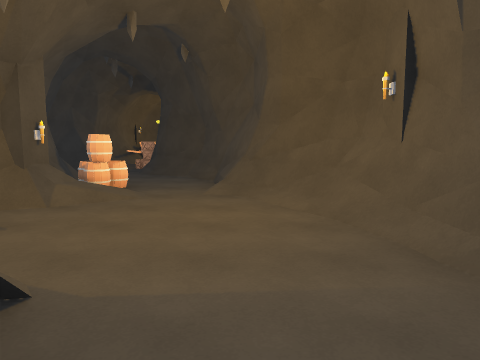
View 1 (above)

24 first-person views from a walk through a Unity game level. The camera is 1.2 m above the floor, tilts 6° down and sees 70° across. The floor is counted in squares, 2 m on a side. Each view is taken from the middle of a square. On the plan, view 1 faces up. The plan holds only what a view shows up to about 10 squares ahead; the rest is blank. The place goes on beyond the plan. The player is left out. Some animated figures are left out.

View 2
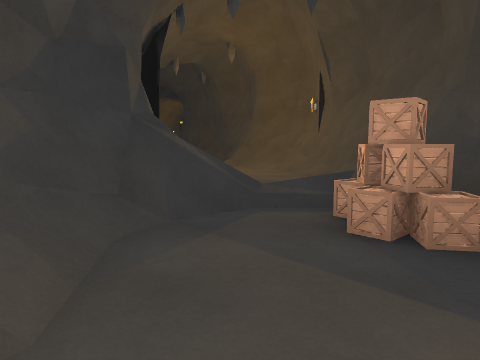

View 3
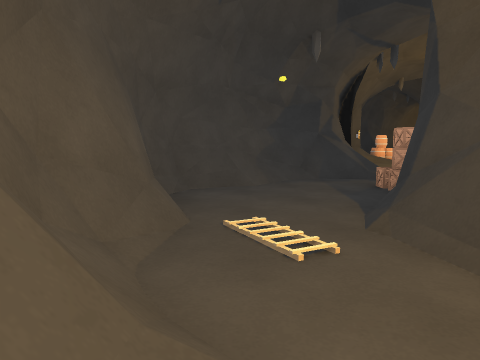

View 4
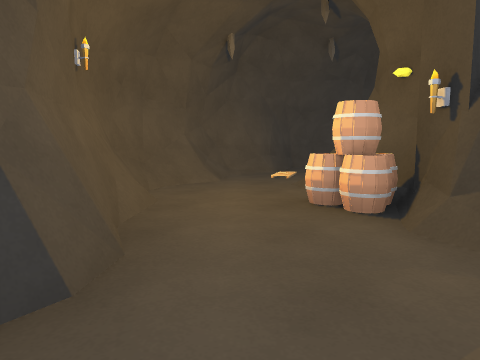

View 5
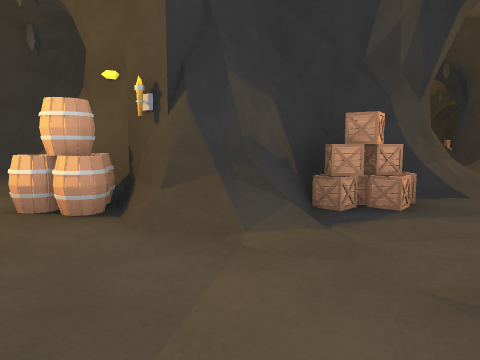

View 6
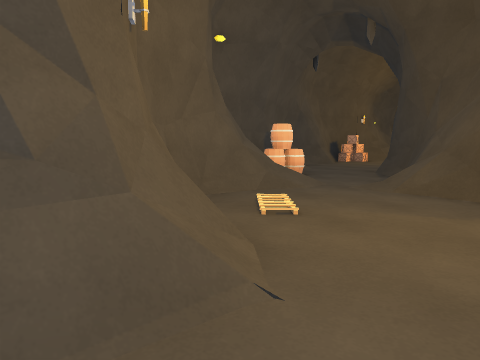

View 7
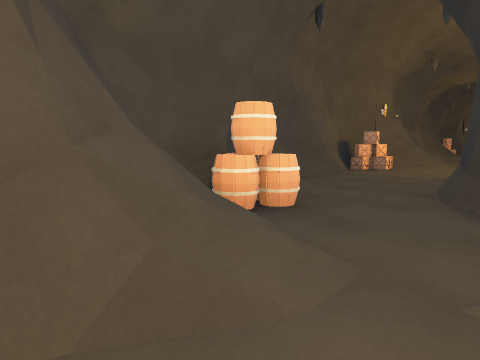

View 8
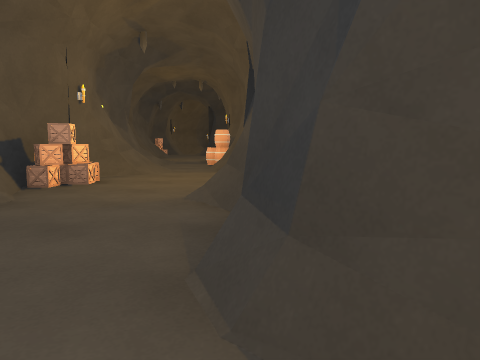

View 9
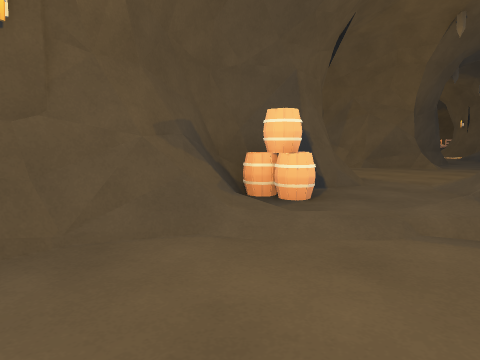

View 10
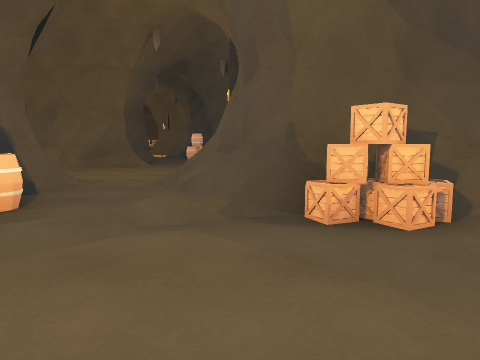

View 11
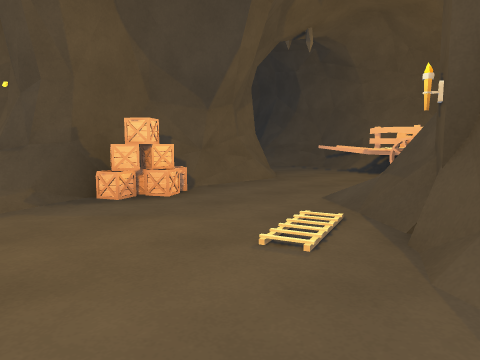

View 12
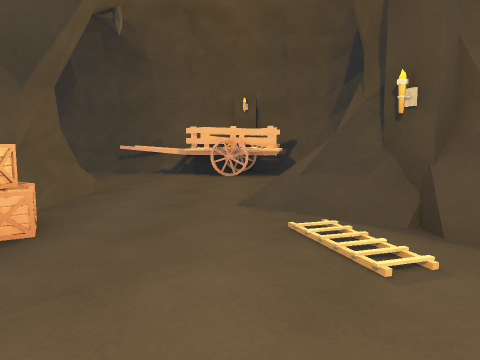

View 13
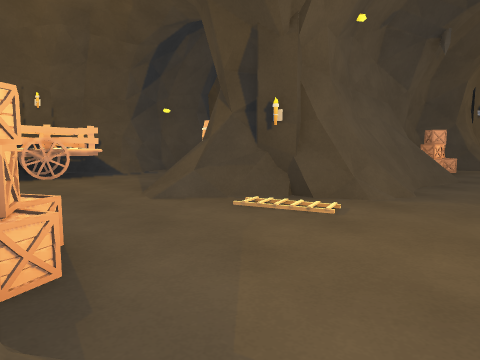

View 14
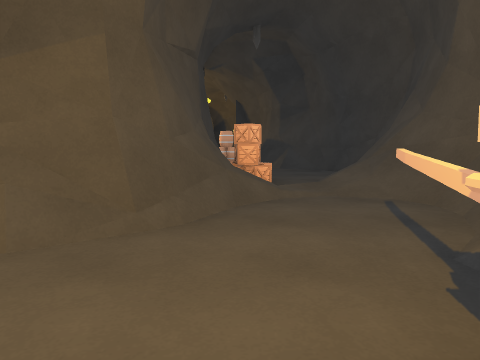

View 15
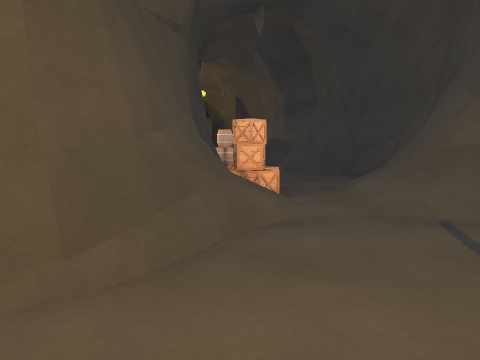

View 16
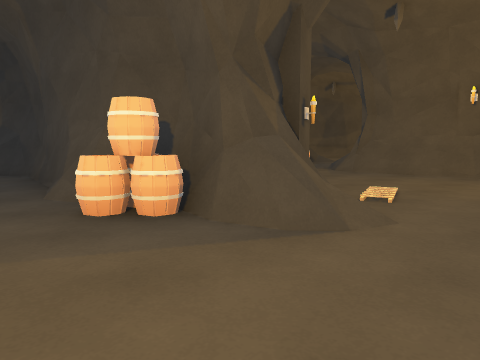

View 17
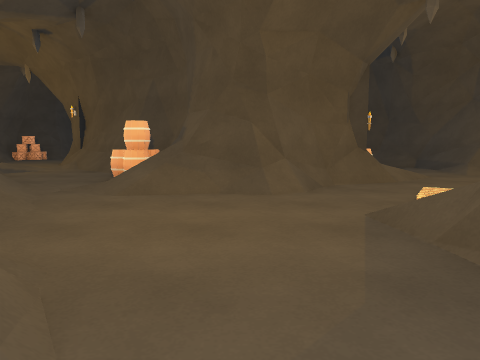

View 18
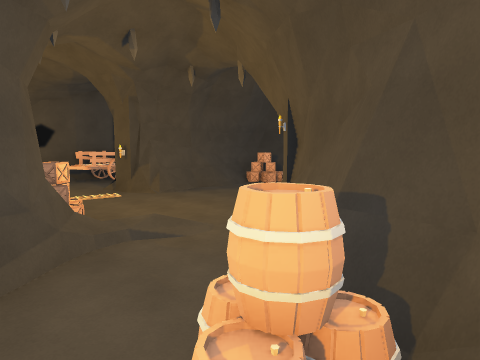

View 19
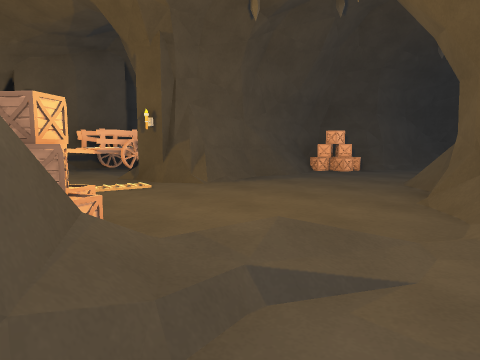

View 20
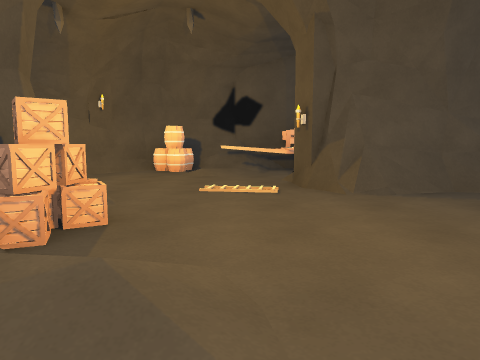

View 21
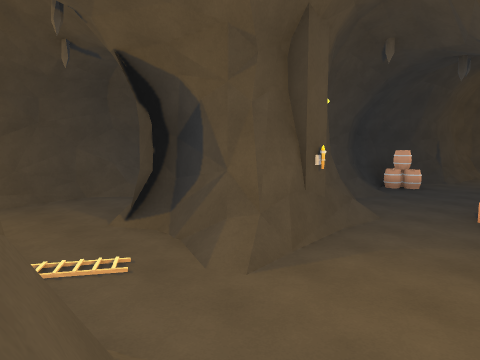

View 22
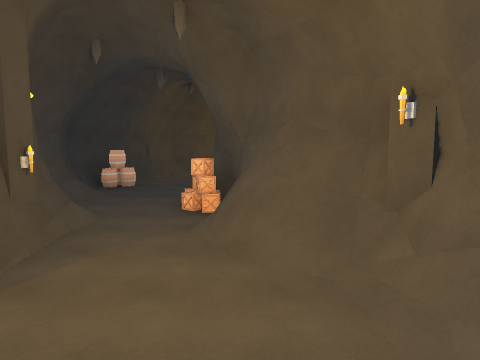

View 23
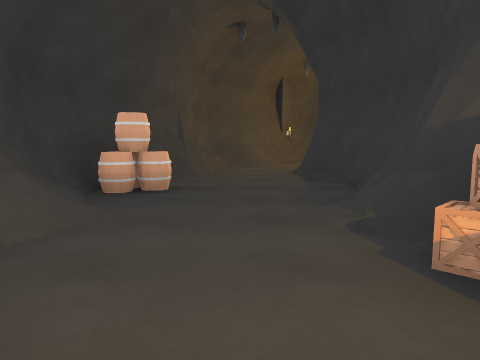

View 24
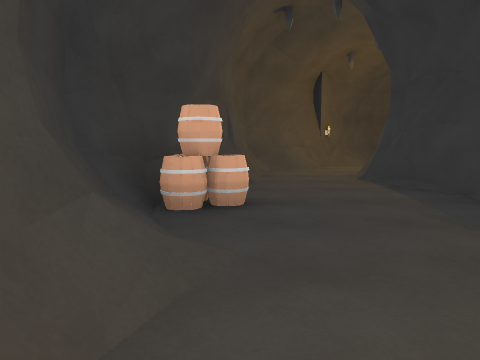

### Floor plan
Key: @ floor where view 1 was taken; # wall or solid block; . main floor; : floor 0.25 m higher than the main floor; / step, stairs or slope; = window, fence, low wall or low ledge; v drop or lower ground; B barrel; O other object.
Columns run from 18 left of view 1 to 8 right of it. Each row starts with its distance up from view 1.
 21               # .#v=.
 20              ## .#v#..//
 19              #/.BBv#..##
 18              #/..##.../#
 17              #O......./#
 16              #O......./#
 15       ##    ##O./##O#/BB
 14      v#     #/./#   #..O
 13     ##.     =/./#   #/.#
 12     #O..    ##.O#   #/..
 11     #...    #..O#   #...
 10 #O  #...#   #...#   O....
  9 #O  #...##   #..##  #..####
  8 #O..#....##  ##...###..#
  7 #O:.....:/##  #.B.###..#
  6 #BB....O/..## #B..###/.##
  5 #B...####..B#  #/..##OB.##
  4 ###.     #../##/...:##B./#
  3            .//......###/.#
  2           #/........# ##...
  1           #/...###..#  #...
  0           v#=..# =@/#  ##/.
 -1            v#..# #/O#   #/.
 -2             #O..#/.O#   #.
 -3             #...#/..#   O..
 -4             v#..#/..#####./
 -5             #...B##..=.B...
 -6             #..BO ##.......
 -7             #...#  v#:.###
 -8             #..#    v###
 -9             #..#
-10             ...#
-11             .=#v
-12             /#v

Positions as (right, up) in squares from view 1, and headings:
1: (0, 0), facing up
2: (0, -4), facing up
3: (3, -7), facing up-left
4: (8, -6), facing left
5: (8, -6), facing up-left
6: (8, -1), facing up-left
7: (6, 2), facing up-left
8: (5, 5), facing up
9: (2, 18), facing down-right
10: (2, 18), facing down
11: (3, 19), facing down-left
12: (3, 17), facing left
13: (3, 15), facing up-left
14: (-3, 17), facing down
15: (-3, 16), facing down
16: (-3, 16), facing up-right
17: (-5, -1), facing up
18: (-6, 4), facing up-left
19: (-9, 5), facing up-left
20: (-9, 7), facing left
21: (-6, 4), facing down-right
22: (-6, 4), facing down
23: (-4, -1), facing down
24: (-3, -2), facing down
